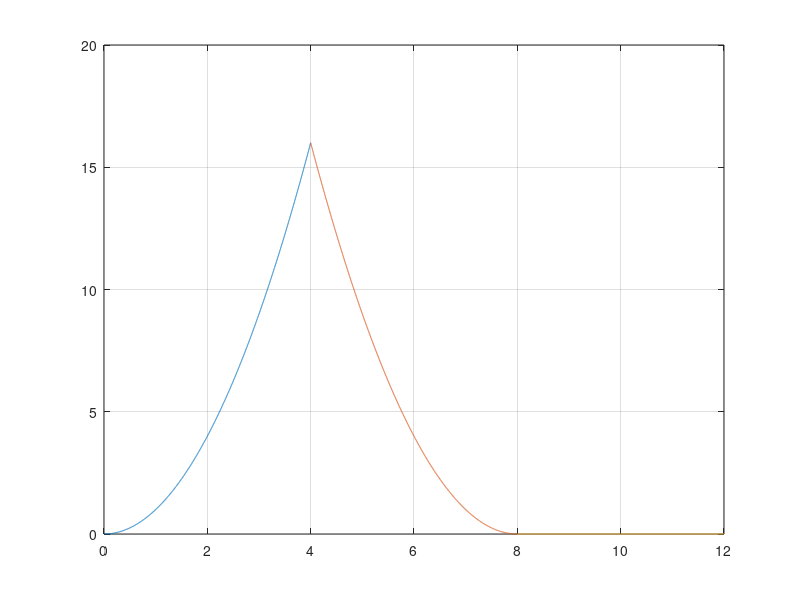

The MATLAB source for this figure:
rise_time = 4; % 4 seconds
drop_time = 4; % 4 seconds curve drop time 

const_time = 6; % 6 seconds const time 

samples = 1000;
ts =1/samples;

t_rise_vector = 0:ts:rise_time;
t_rise_vector = t_rise_vector(:); % change to a column vector
rise_acc_vector = t_rise_vector .^2;

t_drop_vector = drop_time:-ts:0;
t_drop_vector = t_drop_vector(:);
drop_acc_vector = t_drop_vector .^ 2;
t_drop = 4:ts:8;

const_time_vector = 8:ts:12;
const_time_vector = const_time_vector(:);
const_acc_vector = 0 .^ const_time_vector;

%plot(b);
%hold on;
%disp(out);
plot(t_rise_vector,rise_acc_vector,t_drop,drop_acc_vector,const_time_vector,const_acc_vector);
grid on;
